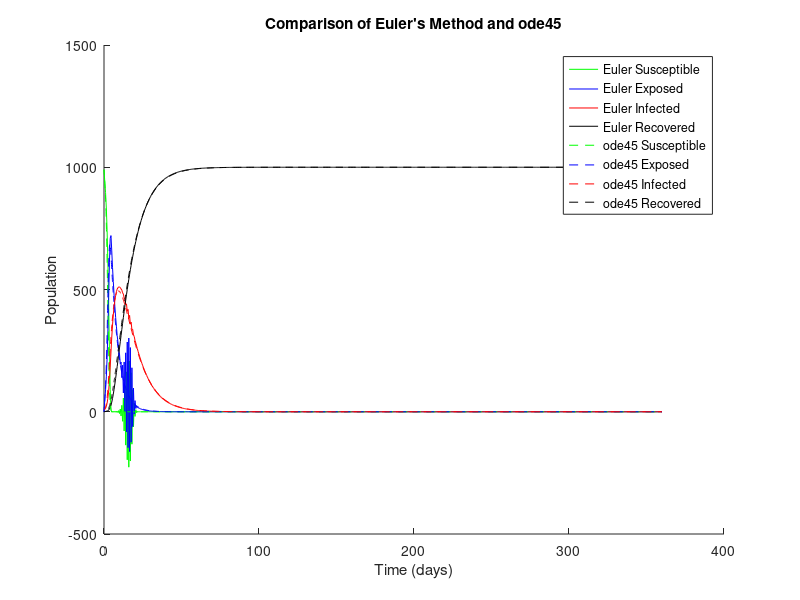

Write the MATLAB code that produced this figure.
% some cheeky parameters
exposedToInfectedRate = 1/5; % beta
transmissionRate = 10;       % alpha
recoveryRate = 1/10;         % rho

initialSusceptible = 990;    %S0
initialExposed = 0;          %E0
initialInfected = 10;        %I0
initialRecovered = 0;        %R0

% T = period
T = 360;

% h = step size for Euler's method
h = 0.5;

% N = population size
N = initialSusceptible + initialExposed + initialInfected + initialRecovered;

% this is the 'time vector' a vector of values between 0 and the period 
t = 0:h:T;
numSteps = length(t); % number of steps for Euler's method

% need to initialise our variables ay?
% S = Susceptible
% E = Exposed
% I = Infected
% R = Recovered
S = zeros(1, numSteps);
E = zeros(1, numSteps);
I = zeros(1, numSteps);
R = zeros(1, numSteps);

% setting those initial values to our initial variables 
S(1) = initialSusceptible;
E(1) = initialExposed;
I(1) = initialInfected;
R(1) = initialRecovered;

% Euler method
% we repeating this a select number of times
for k = 1:numSteps-1
    % the susceptible population should decrease with more contact with infected individuals
    S(k+1) = S(k) - h * transmissionRate * S(k) * I(k) / N;

    % the exposed population increases when susceptible become infected however decrease when they then become infectious themselves
    E(k+1) = E(k) + h * (transmissionRate * S(k) * I(k) / N - exposedToInfectedRate * E(k));

    % infected population simply increases when exposed become infectious and decrease when individuals recover
    I(k+1) = I(k) + h * (exposedToInfectedRate * E(k) - recoveryRate * I(k));

    % these recovered peoples then very simply are a result of infectious individuals completing the disease cycle
    R(k+1) = R(k) + h * (recoveryRate * I(k));
end

% matlab is complaining about 't' but even though its not used, you kinda need it for ode calculations
function dydt = seir_ode(t, y, exposedToInfectRate, transmissionRate, recoveryRate) 

% y holds the information on each population in a vector as follows 
S = y(1); 
E = y(2); 
I = y(3); 
R = y(4); 

% this is total population as usual (assuming no births or deaths of course)
N = S + E + I + R; 

% same calcs as in Euler method, reasoning is the same
dSdt = -transmissionRate * S * I / N; 
dEdt = transmissionRate * S * I / N - exposedToInfectRate * E; 
dIdt = exposedToInfectRate * E - recoveryRate * I;
dRdt = recoveryRate * I;  

% at the end here we are just returning these derivatives as a column vector (thats just how ode works)  
dydt = [dSdt; dEdt; dIdt; dRdt]; 
end

% here we actually do the ode calculation
[t_ode, Y_ode] = ode45(@(t, y) seir_ode(t, y, exposedToInfectedRate, transmissionRate, recoveryRate), [0 T], [initialSusceptible, initialExposed, initialInfected, initialRecovered]);

% aaannddd we plot everything
figure;
hold on;
plot(t, S, 'g', t, E, 'b', t, I, 'r', t, R, 'k');
plot(t_ode, Y_ode(:, 1), 'g--', t_ode, Y_ode(:, 2), 'b--', t_ode, Y_ode(:, 3), 'r--', t_ode, Y_ode(:, 4), 'k--');
xlabel('Time (days)');
ylabel('Population');
legend('Euler Susceptible', 'Euler Exposed', 'Euler Infected', 'Euler Recovered', ...
       'ode45 Susceptible', 'ode45 Exposed', 'ode45 Infected', 'ode45 Recovered');
title('Comparison of Euler''s Method and ode45');
hold off;

% chosen accuracy measure will be RMSE

% we need to interpolate the Euler results according to the same points in time as ode45, because they need to be directly compared
S_interp = interp1(t, S, t_ode); 
E_interp = interp1(t, E, t_ode); 
I_interp = interp1(t, I, t_ode); 
R_interp = interp1(t, R, t_ode); 

% RMSE for each
RMSE_S = sqrt(mean((S_interp - Y_ode(:, 1)).^2))
RMSE_E = sqrt(mean((E_interp - Y_ode(:, 2)).^2)) 
RMSE_I = sqrt(mean((I_interp - Y_ode(:, 3)).^2)) 
RMSE_R = sqrt(mean((R_interp - Y_ode(:, 4)).^2))